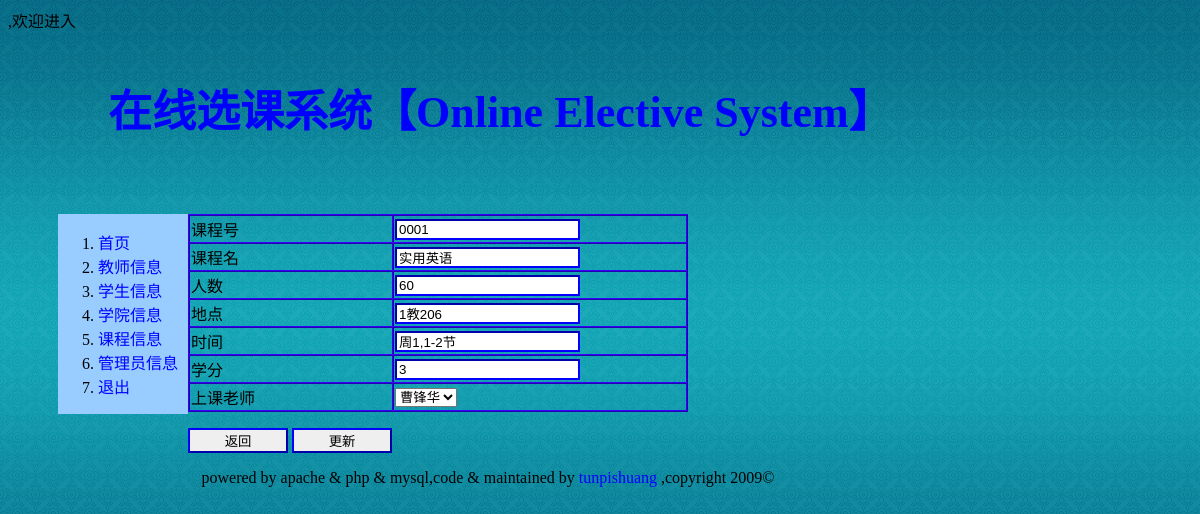
/course_modify.php?course_id=0001, run on the app's committed database.
### tables this page shows
CREATE TABLE `course`  (
  `id` int(11) NOT NULL AUTO_INCREMENT,
  `cid` varchar(10) NULL DEFAULT NULL,
  `cname` varchar(50) NULL DEFAULT NULL,
  `ccapacity` int(11) NULL DEFAULT NULL,
  `cplace` varchar(20) NULL DEFAULT NULL,
  `ctime` varchar(20) NULL DEFAULT NULL,
  `ccredit` float NULL DEFAULT NULL,
  `c_tid` varchar(20) NULL DEFAULT NULL,
  PRIMARY KEY (`id`) USING BTREE,
  UNIQUE INDEX `id`(`id`) USING BTREE,
  UNIQUE INDEX `cid`(`cid`) USING BTREE,
  INDEX `c_tid`(`c_tid`) USING BTREE
);

### course_modify.php (the view, shortened to what this page needs)
<!DOCTYPE html PUBLIC "-//W3C//DTD XHTML 1.0 Transitional//EN" "http://www.w3.org/TR/xhtml1/DTD/xhtml1-transitional.dtd">
<html xmlns="http://www.w3.org/1999/xhtml">
<head>
<link href="css/style.css" rel="stylesheet" type="text/css" />
<?php
$cid=$_GET["course_id"];
?>
</head>
<body>
<div id="container">
		<?php echo $_SESSION["name"]?>,欢迎进入
		<?php include("header.php")?>
		<?php include("nav_admin.php")?>
	<div id="main">
	<form action="course_update.php?course_id=<?=$cid?>" method="post">
	<?php
	$result=mysql_query("select cid,cname,ccapacity,cplace,ctime,ccredit,c_tid from course where cid =".$cid.";");
	list($cid,$cname,$ccapacity,$cplace,$ctime,$ccredit,$c_tid)=mysql_fetch_array($result);
	?>
    <table width="500" height="20" border="1" cellspacing="0">
      <tr>
      	<td width="200">课程号</td>
        <td><input type="text" name="cid" value="<?php echo $cid?>" /></td>
      </tr>
      <tr>
      	<td width="200">课程名</td>
        <td><input type="text" name="cname" value="<?php echo $cname?>" /> </td>
      </tr>
      <tr>
      	<td width="200">人数</td>
        <td><input type="text" name="ccapacity" value="<?php echo $ccapacity?>" /></td>
      </tr>
      <tr>
      	<td width="200">地点</td>
        <td><input type="text" name="cplace" value="<?php echo $cplace?>" /></td>
      </tr>
      <tr>
      	<td width="200">时间</td>
        <td><input type="text" name="ctime" value="<?php echo $ctime?>" /></td>
      </tr>
      <tr>
      	<td width="200">学分</td>
        <td><input type="text" name="ccredit" value="<?php echo $ccredit?>" /></td>
      </tr>
      <tr>
      	<td width="200">上课老师</td>
        <td><select name="c_tid">
        		<?php
                $result=mysql_query("select count(*) as teacher_num from teacher");
				list($teacher_num)=mysql_fetch_array($result);
				$result=mysql_query("select tid,tname from teacher ");
				for($i=0;$i<$teacher_num;$i++)
				{
					list($tid,$tname)=mysql_fetch_array($result);
					$result2=mysql_query("select course.c_tid from course,teacher where course.c_tid=teacher.tid and course.cid=".$cid.";");
					list($c_tid)=mysql_fetch_array($result2);
					if($c_tid===$tid)
						echo ("<option value=".$tid." selected='selected'>".$tname."</option>");
					else
						echo ("<option value=".$tid.">".$tname."</option>");
                }
				?>
        	</select></td>
      </tr>
      </table>
    <p>
      <input type="button" value="返回" onclick="window.location='info_course.php'"  style="width:100px;" />
      <input type="submit" value="更新" style="width:100px;" />
    </p>
    </form>
    </div>
    <div id="footer">
        <?php include("footer.php")?>
    </div>
</div>
</body>
</html>

### css/style.css (style rules this page uses)
body { background-image:url(../img/blue.gif); background-repeat:repeat-x; }
input { border-width:2px; border-color:#00F; }
#container { width:960px; margin:0,100px; }
#main { margin-top:30px; float:left; margin-left:0px; }
#main table { border-width:1px; border-color:#30F; }
#main table tr td { border-width:1px; border-color:#30F; }
#footer { clear:both; width:inherit; text-align:center; margin-top:300px; }

### data on the page
course: cid "0001", cname "实用英语", ccapacity "60", cplace "1教206", ctime "周1,1-2节", ccredit "3"

### other printed values
form field c_tid "曹锋华"
